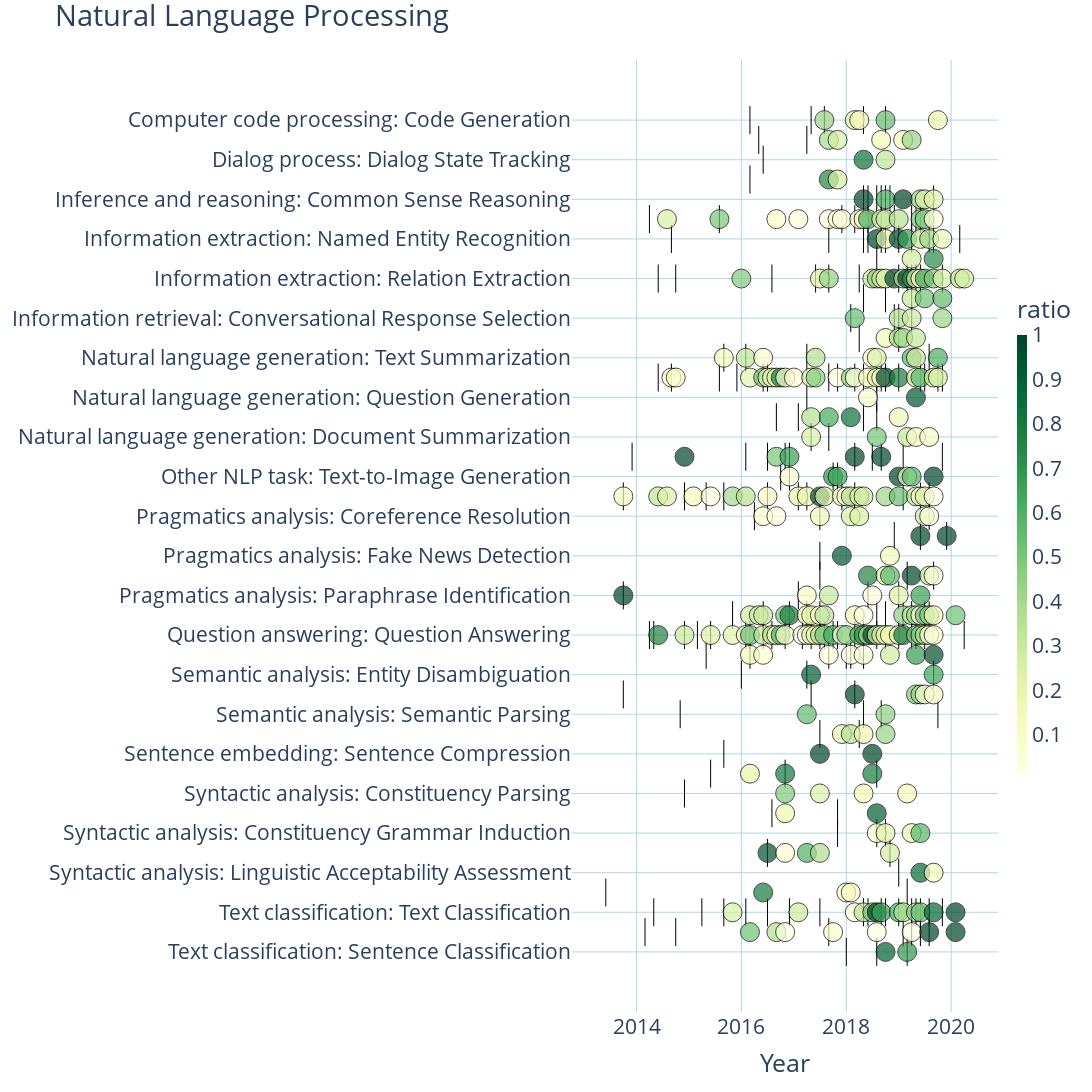
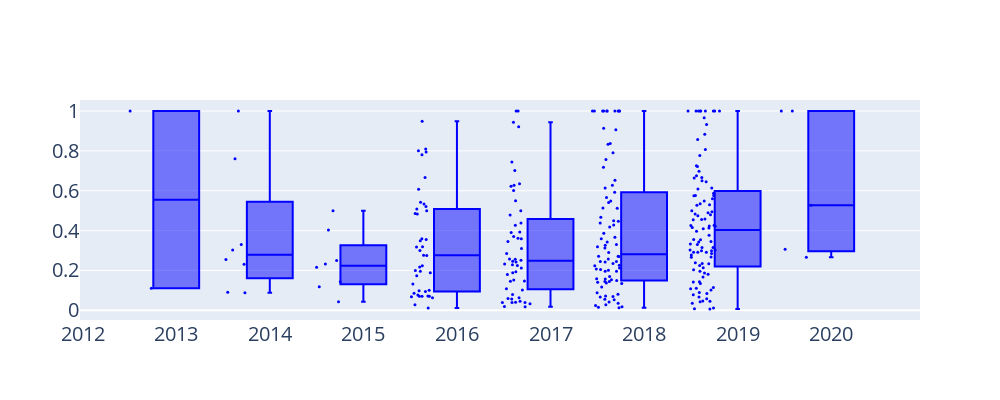

Notebook source saved alongside these figures, in order:
### Code cell
#Natural Language Processing, showing anchors and complete trajectories (single arrows removed).
traj_df=plot_task_trajectory("ITO_00141", "Natural Language Processing", anchor)

boxplots=get_boxplot(traj_df)
results=get_statistics(traj_df)

#print statistics
print("Comparative yearly distribution of state-of-the-art (SOTA) averaged gain ratio values - NLP - single arrows removed")
boxplots.show()
results.T.style
